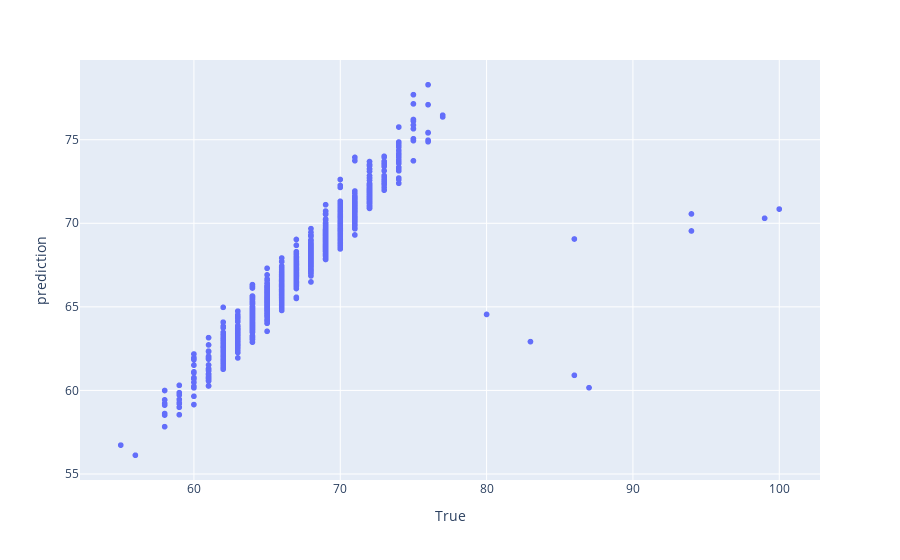

Source (notebook cell):
### Code cell
fig = px.scatter(x = y_test , 
                 y = y_pred,
                 labels={'x':'True' , 'y' : 'prediction'} )
fig.show()

### Figure 1 — Plotly figure (JSON) as saved in the notebook; plotly's stock layout.template omitted (floating-point values rounded to 4 significant figures; data arrays with more than 128 entries replaced by an {"elided": "..."} marker saying what was removed)
{"data": [{"hovertemplate": "True=%{x}<br>prediction=%{y}<extra></extra>", "legendgroup": "", "marker": {"color": "#636efa", "symbol": "circle"}, "mode": "markers", "name": "", "showlegend": false, "type": "scattergl", "x": {"elided": "1276 int values"}, "xaxis": "x", "y": {"elided": "1276 float values"}, "yaxis": "y"}], "layout": {"legend": {"tracegroupgap": 0}, "margin": {"t": 60}, "xaxis": {"anchor": "y", "domain": [0, 1], "title": {"text": "True"}}, "yaxis": {"anchor": "x", "domain": [0, 1], "title": {"text": "prediction"}}}}
